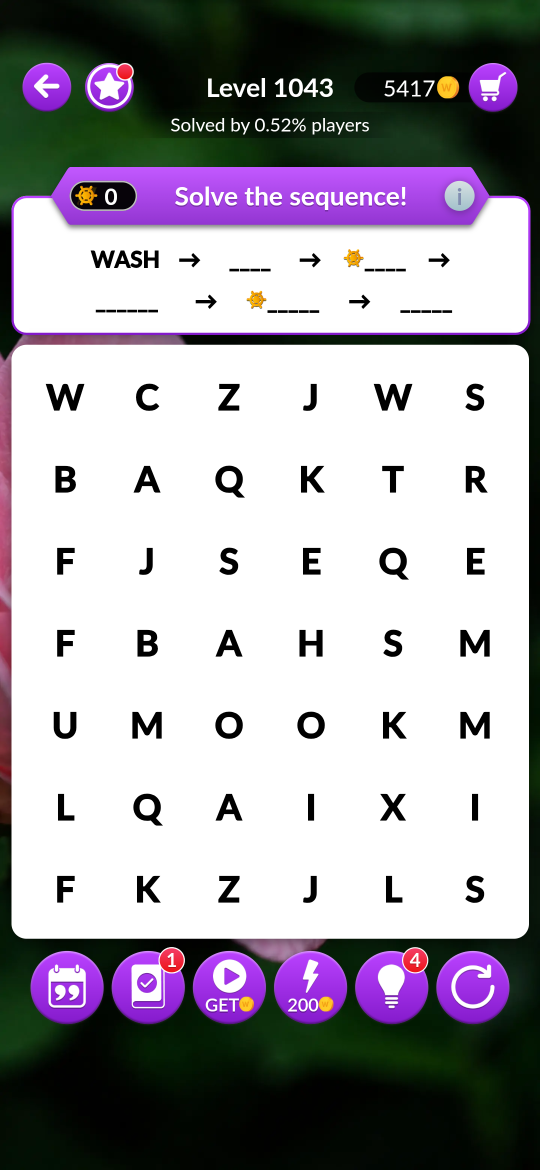
#> input picture temp/game.png, 1080 x 2340 px (shown at 1/2 size)
$ python -i image_processor.py   (imports and definitions only)
#> lines starting #> are read from the running program, lines starting #| are printed output that depends on the picture; after the words box and inside, x2 and y2 are one past the last pixel; in counts of white or black regions, pixels touching at a corner belong together
import os
import subprocess
import string
import cv2
import easyocr
import numpy as np
import re

# =====================================================================
# CONFIGURATION & CONSTANTS (Target Resolution: 1080 x 2340)
# =====================================================================
DEFAULT_IMAGE_NAME = "temp/game.png"
TEMPLATE_DIR = "templates/letters"
EXPORT_BANK_FILE = "temp/bank.txt"
EXPORT_GRID_FILE = "temp/grid.txt"
EXPORT_COORDS_FILE = "temp/coords.txt"  # Stores precise swipe coordinates

# Outer card scanning boundaries
SCAN_X_MIN = 20
SCAN_X_MAX = 1060
X_MIN = 42
GRID_WIDTH = 996
X_MAX = X_MIN + GRID_WIDTH

# =========================================
# Handling underscores in fun fact mode
# =========================================

# Replace the old parse_fun_fact_blanks with this clean text consolidator
# [144 lines left out: functions process_fun_fact_text, detect_and_set_game_mode, capture_screen, match_alphabet_templates, crop_to_letter_bounds, not called in this run]


# =====================================================================
# DYNAMIC LAYOUT DETECTION (CONTOURS)
# =====================================================================
def detect_layout_regions(gray_img):
	"""Locates the Y boundaries of the white cards."""
	_, thresh = cv2.threshold(gray_img, 225, 255, cv2.THRESH_BINARY)
	contours, _ = cv2.findContours(thresh, cv2.RETR_EXTERNAL, cv2.CHAIN_APPROX_SIMPLE)

	candidate_cards = []
	for cnt in contours:
		x, y, w, h = cv2.boundingRect(cnt)
		if 850 <= w:
			candidate_cards.append((x, y, w, h))

	candidate_cards.sort(key=lambda rect: rect[1])

	word_bank_rect = None
	grid_rect = None

	if len(candidate_cards) >= 2:
		word_bank_rect = candidate_cards[0]
		grid_rect = candidate_cards[1] # counted from below to avoid detection error (?)
	elif len(candidate_cards) == 1:
		x, y, w, h = candidate_cards[0]
		if y < gray_img.shape[0] * 0.40:
			word_bank_rect = candidate_cards[0]
		else:
			grid_rect = candidate_cards[0]

	if not word_bank_rect:
		word_bank_rect = (X_MIN, int(gray_img.shape[0] * 0.15), GRID_WIDTH, int(gray_img.shape[0] * 0.18))
	if not grid_rect:
		grid_rect = (SCAN_X_MIN, 700, (SCAN_X_MAX - SCAN_X_MIN), 1200)

	print(f"Dimensions of word bank are {word_bank_rect} and of the grid are {grid_rect}.")
	return word_bank_rect, grid_rect


# =====================================================================
# Detect length of hidden words using gold coin template
# =====================================================================
# [372 lines left out: functions detect_hidden_word_lengths, extract_game_data, extract_level_topic, export_extracted_data, not called in this run]


# =====================================================================
# Execution Demo
# =====================================================================
# [17 lines not run here, left out]

>>> import cv2
>>> picture = cv2.imread('temp/game.png', cv2.IMREAD_GRAYSCALE)
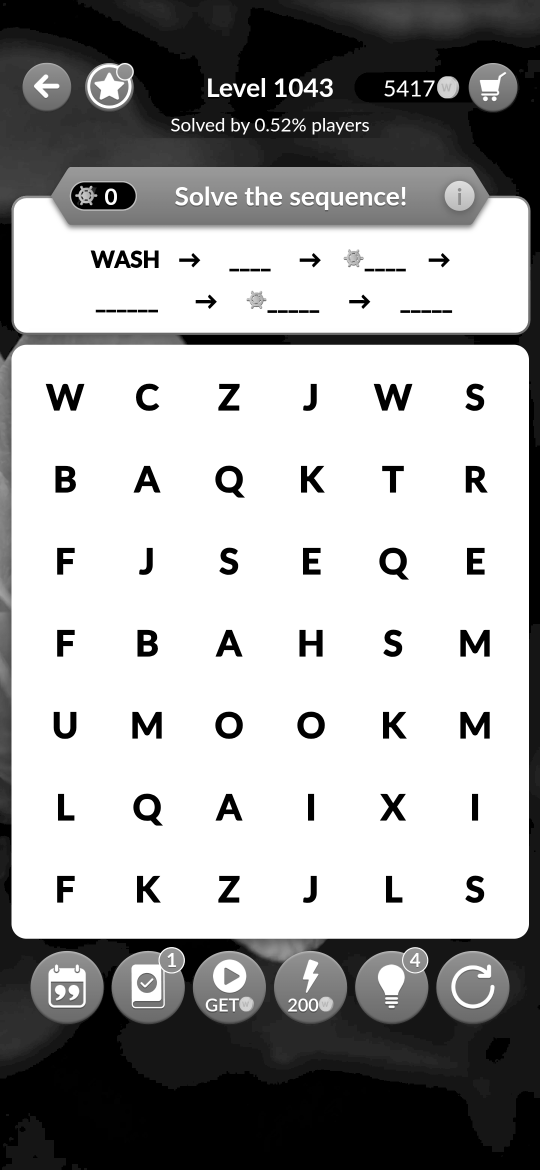
#> picture: shape (2340, 1080) (shown at 1/2 size); min 0, max 255, mean 161.8
>>> result = detect_layout_regions(picture)
#> in detect_layout_regions, `_, thresh = cv2.threshold(gray_img, 225, 255, cv2.THRESH_BINARY)`:
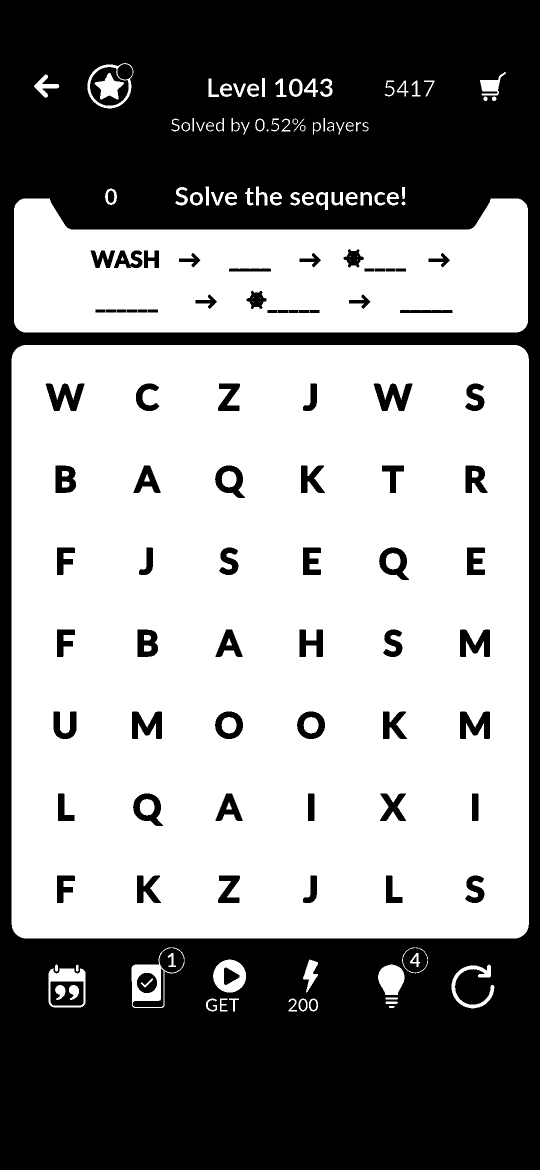
#> thresh: shape (2340, 1080) (shown at 1/2 size); 56% white; 102 black regions
#> in detect_layout_regions, `contours, _ = cv2.findContours(thresh, cv2.RETR_EXTERNAL, cv2.CHAIN_AP..`: contours = 79 contours, 1 with area under 20; largest, box (x1, y1, x2, y2) and area: (23, 690, 1058, 1877) 1225588, (28, 397, 1056, 665) 221169, (263, 1895, 369, 2016) 7510, (175, 126, 267, 217) 6391, (97, 1937, 171, 2015) 5308
#> the loop in detect_layout_regions, `for cnt in contours:` made 79 passes
#> (x, y, w, h) on passes 1 to 12: (778, 2012, 11, 4), (771, 2003, 25, 5), (618, 1997, 18, 26), (597, 1997, 18, 26), (577, 1997, 17, 26), (458, 1997, 20, 26), (440, 1997, 15, 26), (412, 1997, 22, 26), (771, 1995, 25, 4), (97, 1937, 74, 78), (903, 1929, 86, 88), (756, 1929, 53, 61)
#> (cnt, x, y, w, h) on pass 58: ([[647, 236], [647, 262], [649, 262], [649, 236]], 647, 236, 3, 27)
#> after the loop in detect_layout_regions, `for cnt in contours:`: candidate_cards = [(23, 690, 1035, 1187), (28, 397, 1028, 268)]
#> in detect_layout_regions, `word_bank_rect = candidate_cards[0]`: word_bank_rect = (28, 397, 1028, 268)
#> in detect_layout_regions, `grid_rect = candidate_cards[1]`: grid_rect = (23, 690, 1035, 1187)
#| Dimensions of word bank are (28, 397, 1028, 268) and of the grid are (23, 690, 1035, 1187).
#> result = ((28, 397, 1028, 268), (23, 690, 1035, 1187))
